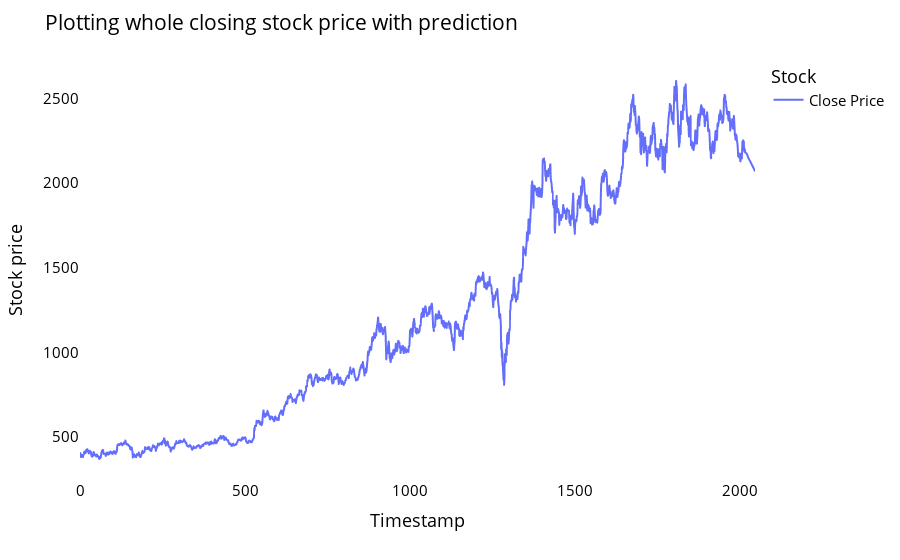

The notebook cell saved with this chart:
### Markdown cell above
### Plotting whole closing stock price with prediction

### Code cell
svrdf=closedf.tolist()
svrdf.extend((np.array(lst_output).reshape(-1,1)).tolist())
svrdf=scaler.inverse_transform(svrdf).reshape(1,-1).tolist()[0]

names = cycle(['Close Price'])

fig = px.line(svrdf,labels={'value': 'Stock price','index': 'Timestamp'})
fig.update_layout(title_text='Plotting whole closing stock price with prediction',
                  plot_bgcolor='white', font_size=15, font_color='black',legend_title_text='Stock')
fig.for_each_trace(lambda t:  t.update(name = next(names)))
fig.update_xaxes(showgrid=False)
fig.update_yaxes(showgrid=False)
fig.show()

### Figure 1 — Plotly figure (JSON) as saved in the notebook; plotly's stock layout.template omitted (floating-point values rounded to 4 significant figures; data arrays with more than 128 entries replaced by an {"elided": "..."} marker saying what was removed)
{"data": [{"hovertemplate": "variable=0<br>Timestamp=%{x}<br>Stock price=%{y}<extra></extra>", "legendgroup": "0", "line": {"color": "#636efa", "dash": "solid"}, "marker": {"symbol": "circle"}, "mode": "lines", "name": "Close Price", "showlegend": true, "type": "scattergl", "x": {"elided": "2046 int values"}, "xaxis": "x", "y": {"elided": "2046 float values"}, "yaxis": "y"}], "layout": {"font": {"color": "black", "size": 15}, "legend": {"title": {"text": "Stock"}, "tracegroupgap": 0}, "margin": {"t": 60}, "plot_bgcolor": "white", "title": {"text": "Plotting whole closing stock price with prediction"}, "xaxis": {"anchor": "y", "domain": [0, 1], "showgrid": false, "title": {"text": "Timestamp"}}, "yaxis": {"anchor": "x", "domain": [0, 1], "showgrid": false, "title": {"text": "Stock price"}}}}
